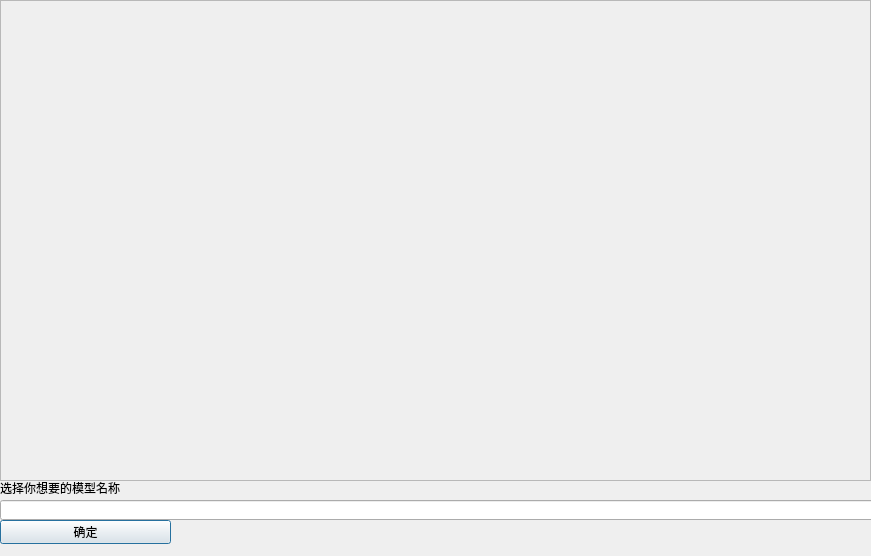
<?xml version="1.0" encoding="UTF-8"?>
<ui version="4.0">
 <class>DialogUseModels</class>
 <widget class="QDialog" name="DialogUseModels">
  <property name="geometry">
   <rect>
    <x>0</x>
    <y>0</y>
    <width>871</width>
    <height>556</height>
   </rect>
  </property>
  <property name="windowTitle">
   <string>Dialog</string>
  </property>
  <widget class="QTextEdit" name="textEdit">
   <property name="enabled">
    <bool>false</bool>
   </property>
   <property name="geometry">
    <rect>
     <x>0</x>
     <y>0</y>
     <width>871</width>
     <height>481</height>
    </rect>
   </property>
   <property name="font">
    <font>
     <family>Consolas</family>
     <pointsize>11</pointsize>
    </font>
   </property>
  </widget>
  <widget class="QLabel" name="label">
   <property name="geometry">
    <rect>
     <x>0</x>
     <y>480</y>
     <width>121</width>
     <height>16</height>
    </rect>
   </property>
   <property name="text">
    <string>选择你想要的模型名称：</string>
   </property>
  </widget>
  <widget class="QLineEdit" name="lineEdit">
   <property name="geometry">
    <rect>
     <x>0</x>
     <y>500</y>
     <width>911</width>
     <height>20</height>
    </rect>
   </property>
  </widget>
  <widget class="QPushButton" name="pushButton">
   <property name="geometry">
    <rect>
     <x>0</x>
     <y>520</y>
     <width>171</width>
     <height>24</height>
    </rect>
   </property>
   <property name="text">
    <string>确定</string>
   </property>
  </widget>
 </widget>
 <resources/>
 <connections/>
</ui>
